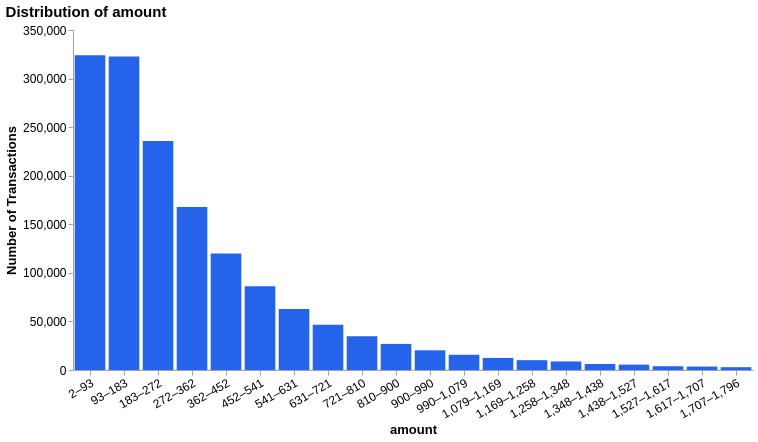

Notebook code for this chart:
### Code cell
amount_p99 = df.loc[df['amount'] <= df['amount'].quantile(0.99), ['amount']]
numeric_distribution('amount', data=amount_p99)

### Figure 1 — Vega-Lite specification as saved in the notebook (floating-point values rounded to 4 significant figures)
{"config": {"view": {"continuousWidth": 300, "continuousHeight": 300, "strokeWidth": 0}, "axis": {"domainColor": "#9ca3af", "labelColor": "#000", "labelFontSize": 12, "labelLimit": 160, "tickColor": "#9ca3af", "titleColor": "#000", "titleFontSize": 13}}, "data": {"name": "data-b3bde5009a20e08e269240b2db5857d7"}, "mark": {"type": "bar", "color": "#2563eb"}, "encoding": {"tooltip": [{"field": "Bin", "title": "amount", "type": "nominal"}, {"field": "Count", "format": ",", "title": "Transactions", "type": "quantitative"}], "x": {"axis": {"grid": false, "labelAngle": -30}, "field": "Bin", "sort": ["2–93", "93–183", "183–272", "272–362", "362–452", "452–541", "541–631", "631–721", "721–810", "810–900", "900–990", "990–1,079", "1,079–1,169", "1,169–1,258", "1,258–1,348", "1,348–1,438", "1,438–1,527", "1,527–1,617", "1,617–1,707", "1,707–1,796"], "title": "amount", "type": "nominal"}, "y": {"axis": {"grid": false}, "field": "Count", "title": "Number of Transactions", "type": "quantitative"}}, "height": 340, "title": {"text": "Distribution of amount", "anchor": "start", "fontSize": 15}, "width": 680, "$schema": "https://vega.github.io/schema/vega-lite/v5.20.1.json", "datasets": {"data-b3bde5009a20e08e269240b2db5857d7": [{"Bin": "2–93", "Count": 323965}, {"Bin": "93–183", "Count": 322600}, {"Bin": "183–272", "Count": 235855}, {"Bin": "272–362", "Count": 167801}, {"Bin": "362–452", "Count": 119975}, {"Bin": "452–541", "Count": 86154}, {"Bin": "541–631", "Count": 62709}, {"Bin": "631–721", "Count": 46585}, {"Bin": "721–810", "Count": 34862}, {"Bin": "810–900", "Count": 26854}, {"Bin": "900–990", "Count": 20274}, {"Bin": "990–1,079", "Count": 15672}, {"Bin": "1,079–1,169", "Count": 12411}, {"Bin": "1,169–1,258", "Count": 10107}, {"Bin": "1,258–1,348", "Count": 8796}, {"Bin": "1,348–1,438", "Count": 6175}, {"Bin": "1,438–1,527", "Count": 5539}, {"Bin": "1,527–1,617", "Count": 3887}, {"Bin": "1,617–1,707", "Count": 3567}, {"Bin": "1,707–1,796", "Count": 2900}]}}
